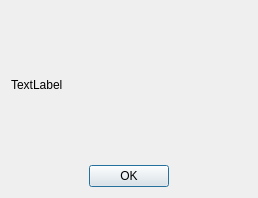
<?xml version="1.0" encoding="UTF-8"?>
<ui version="4.0">
 <class>dialogInfoAlert</class>
 <widget class="QDialog" name="dialogInfoAlert">
  <property name="geometry">
   <rect>
    <x>0</x>
    <y>0</y>
    <width>258</width>
    <height>198</height>
   </rect>
  </property>
  <property name="windowTitle">
   <string>Dialog</string>
  </property>
  <layout class="QGridLayout" name="gridLayout_2">
   <item row="0" column="0">
    <widget class="QLabel" name="label_mainText">
     <property name="text">
      <string>TextLabel</string>
     </property>
    </widget>
   </item>
   <item row="1" column="0">
    <layout class="QHBoxLayout" name="layout_mid"/>
   </item>
   <item row="2" column="0">
    <layout class="QGridLayout" name="gridLayout">
     <item row="0" column="0">
      <spacer name="horizontalSpacer_2">
       <property name="orientation">
        <enum>Qt::Horizontal</enum>
       </property>
       <property name="sizeHint" stdset="0">
        <size>
         <width>40</width>
         <height>20</height>
        </size>
       </property>
      </spacer>
     </item>
     <item row="0" column="1">
      <widget class="QPushButton" name="b_ok">
       <property name="text">
        <string>OK</string>
       </property>
      </widget>
     </item>
     <item row="0" column="2">
      <spacer name="horizontalSpacer">
       <property name="orientation">
        <enum>Qt::Horizontal</enum>
       </property>
       <property name="sizeHint" stdset="0">
        <size>
         <width>40</width>
         <height>20</height>
        </size>
       </property>
      </spacer>
     </item>
    </layout>
   </item>
  </layout>
 </widget>
 <resources/>
 <connections/>
</ui>
